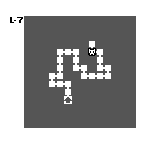

This is a level from a 2D game, rendered from its Tiled map with the project's own tilesets. A one-line summary and the complete map file follow:
An orthogonal 20x18 tile map with 8x8 px tiles, 2 tile layers (Tile Layer 1, Tile Layer 2), 3 tilesets.

<map version="1.2" tiledversion="1.2.2" orientation="orthogonal" renderorder="right-down" width="20" height="18" tilewidth="8" tileheight="8" infinite="0" nextlayerid="5" nextobjectid="1">
 <tileset firstgid="1" source="minimap.tsx" />
 <tileset firstgid="33" source="items-2.tsx" />
 <tileset firstgid="97" source="overworld-landscape.tsx" />
 <layer id="1" name="Tile Layer 1" width="20" height="18">
  <data encoding="csv">
192,192,192,192,192,192,192,192,192,192,192,192,192,192,192,192,192,192,192,192,
192,192,192,192,192,192,192,192,192,192,192,192,192,192,192,192,192,192,192,192,
192,91,88,190,190,190,190,190,190,190,190,190,190,190,190,190,190,192,192,192,
192,192,192,190,190,190,190,190,190,190,190,190,190,190,190,190,190,192,192,192,
192,192,192,190,190,190,190,190,190,190,190,190,190,190,190,190,190,192,192,192,
192,192,192,190,190,190,190,190,190,190,190,190,190,190,190,190,190,192,192,192,
192,192,192,190,190,190,190,190,190,190,190,190,190,190,190,190,190,192,192,192,
192,192,192,190,190,190,190,190,190,190,190,190,190,190,190,190,190,192,192,192,
192,192,192,190,190,190,190,190,190,190,190,190,190,190,190,190,190,192,192,192,
192,192,192,190,190,190,190,190,190,190,190,190,190,190,190,190,190,192,192,192,
192,192,192,190,190,190,190,190,190,190,190,190,190,190,190,190,190,192,192,192,
192,192,192,190,190,190,190,190,190,190,190,190,190,190,190,190,190,192,192,192,
192,192,192,190,190,190,190,190,190,190,190,190,190,190,190,190,190,192,192,192,
192,192,192,190,190,190,190,190,190,190,190,190,190,190,190,190,190,192,192,192,
192,192,192,190,190,190,190,190,190,190,190,190,190,190,190,190,190,192,192,192,
192,192,192,190,190,190,190,190,190,190,190,190,190,190,190,190,190,192,192,192,
192,192,192,192,192,192,192,192,192,192,192,192,192,192,192,192,192,192,192,192,
192,192,192,192,192,192,192,192,192,192,192,192,192,192,192,192,192,192,192,192
</data>
 </layer>
 <layer id="4" name="Tile Layer 2" width="20" height="18">
  <data encoding="csv">
0,0,0,0,0,0,0,0,0,0,0,0,0,0,0,0,0,0,0,0,
0,0,0,0,0,0,0,0,0,0,0,0,0,0,0,0,0,0,0,0,
0,0,0,0,0,0,0,0,0,0,0,0,0,0,0,0,0,0,0,0,
0,0,0,0,0,0,0,0,0,0,0,0,0,0,0,0,0,0,0,0,
0,0,0,0,0,0,0,0,0,0,0,0,0,0,0,0,0,0,0,0,
0,0,0,0,0,0,0,0,0,0,0,5,0,0,0,0,0,0,0,0,
0,0,0,0,0,0,0,9,8,10,0,31,10,0,0,0,0,0,0,0,
0,0,0,0,0,0,0,7,0,7,0,0,7,0,0,0,0,0,0,0,
0,0,0,0,0,0,0,7,0,11,10,0,11,10,0,0,0,0,0,0,
0,0,0,0,0,0,9,12,0,0,11,8,8,12,0,0,0,0,0,0,
0,0,0,0,0,0,11,8,10,0,0,0,0,0,0,0,0,0,0,0,
0,0,0,0,0,0,0,0,7,0,0,0,0,0,0,0,0,0,0,0,
0,0,0,0,0,0,0,0,68,0,0,0,0,0,0,0,0,0,0,0,
0,0,0,0,0,0,0,0,0,0,0,0,0,0,0,0,0,0,0,0,
0,0,0,0,0,0,0,0,0,0,0,0,0,0,0,0,0,0,0,0,
0,0,0,0,0,0,0,0,0,0,0,0,0,0,0,0,0,0,0,0,
0,0,0,0,0,0,0,0,0,0,0,0,0,0,0,0,0,0,0,0,
0,0,0,0,0,0,0,0,0,0,0,0,0,0,0,0,0,0,0,0
</data>
 </layer>
</map>
